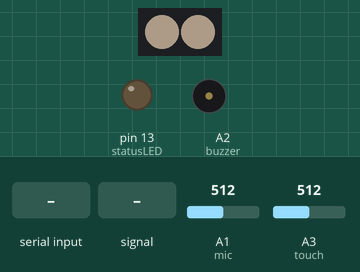
The sketch below on a simulated Arduino Uno, built with avr-gcc and run on an emulated ATmega328P. Shown: 2 RGB LEDs in strip order, left to right, output pins drawn as LEDs (lit = HIGH), buzzer (waves = sounding). The test bench sets the inputs (shaded band); at power-on: A1 (mic) = 512, A3 (touch) = 512. Dim RGB values are drawn brighter than linear; the strip is taken to match the declared colour order; random numbers use the default seed unless the sketch sets one; EEPROM starts erased.

Above: at 1.6 s.
1.7 s: "2" received over Serial
At 1.7 s:
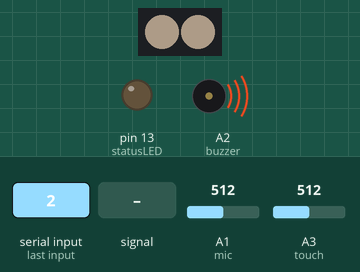
At 3.33 s:
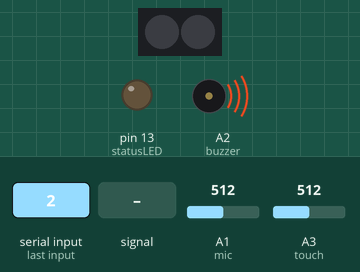
4.7 s: A1 (mic) fed a 200 Hz sine of ±81 counts around its level
At 5.8 s:
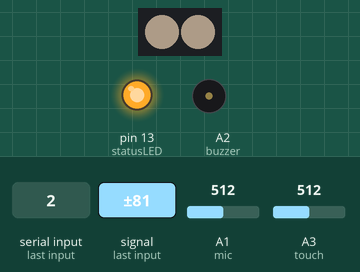
6.3 s: "1" received over Serial
Timing chart, 0 to 9.3 s (numbered marks = the images above; inputs shaded):
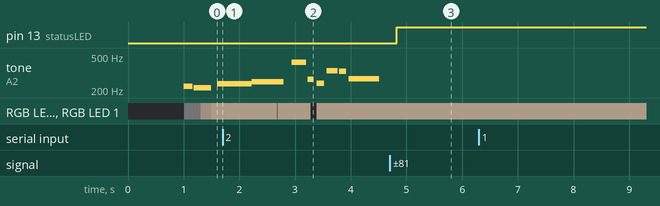

The sketch:

ArduWilsonWorkshop.ino
```cpp
#include "Adafruit_NeoPixel.h"
#include "pitches.h"
#include "SimpleTimer.h"
#include "EEPROM.h"

const int statusLED = 13;
const int mic = A1;
const int buzzer = A2;
const int touch = A3;

////////////////////////////////////////////////////////
const int toneRange[] = {500, 5000}; // 저음, 고음
int soundThreshold = 5; // 사운드 센서 민감도
int sleepDuration = 30000; // 대화가 없을 때 잠자기까지의 시간
////////////////////////////////////////////////////////

float soundValue = 0.0f;
int listeningCount = 0, finishCount = 0;
bool listening = false;
bool isRunning = false;
bool talking = false;
int checkSoundTimerId = -1;
int sleepTimerId = -1;

void say(int type);
void sing();

SimpleTimer timer, eyeTimer;

boolean playedMusic = true;
int normalVolume = 512;

void setup() {
  Serial.begin(9600);
  analogReference(EXTERNAL);
  randomSeed(analogRead(A0));
  pinMode(statusLED, OUTPUT);

  initEyes();
  timer.setInterval(2, checkTouching);
  timer.setInterval(25, checkSound);
}

void loop() {
  timer.run();
  eyeTimer.run();
}

void checkTouching() {
  if (isRunning) return;

  int t = analogRead(touch);

  if (t > 100) {
    isRunning = true;

    if (EEPROM.read(0) != 0) {
      delay(1000);
      sing();
      EEPROM.write(0, 0);
    } else {
      startSleepTimer();
    }

    openEyes();
  }
}

void checkSound() {
  if (talking || !isRunning) return;

  int v = abs(normalVolume - analogRead(mic));

  soundValue += (v - soundValue) * 0.02f;

  if (soundValue > soundThreshold) {
    listeningCount++;
    digitalWrite(statusLED, HIGH);

    finishCount = 0;
    deleteSleepTimer();
  } else {
    digitalWrite(statusLED, LOW);

    finishCount++;
    if (finishCount == 20) {
      if (listeningCount > 5) {
        Serial.println("[SAY]");
        sayRandom();
      }

      startSleepTimer();
    }
  }
}

void startSleepTimer() {
  deleteSleepTimer();
  sleepTimerId = timer.setTimeout(sleepDuration, goToSleep);
}

void deleteSleepTimer() {
  if (sleepTimerId != -1) {
    timer.deleteTimer(sleepTimerId);
    sleepTimerId = -1;
  }
}

void finishTalk() {
  listeningCount = 0;
  talking = false;
}

void goToSleep() {
  playedMusic = false;
  isRunning = false;
  closeEyes();
  pinMode(buzzer, INPUT);
}

void serialEvent() {
  char c = Serial.read();
  if (c == '1') {
    say(0);
  } else if (c == '2') {
    say(1);
  } else if (c == '3') {
    say(2);
  } else if (c == '4') {
    say(3);
  }
}
```

EyesControl.ino
```cpp
Adafruit_NeoPixel pixels = Adafruit_NeoPixel(2, 9, NEO_RGB + NEO_KHZ800);

int eyeTimerId = -1;
int tgBrightness, brightness;
bool blink = false;
uint32_t eyeColor = pixels.Color(255, 228, 200);

void initEyes() {
  pixels.begin();
  pixels.setBrightness(50);
  closeEyes();

  eyeTimerId = eyeTimer.setInterval(10, changeEyes);
  eyeTimer.setInterval(250, blinkControl);
}

void openEyes() {
  tgBrightness = 50;
  pixels.setPixelColor(0, eyeColor);
  pixels.setPixelColor(1, eyeColor);
  pixels.show();
}

void closeEyes() {
  tgBrightness = 0;

  pixels.clear();
  pixels.show();
}

void blinkControl() {
  if (random(10) < 1) {
    blink = true;

    int duration = random(50, 100);
    eyeTimer.setTimeout(duration, resetBlink);
  }
}

void resetBlink() {
  blink = false;
}

void changeEyes() {
  if (tgBrightness < brightness) {
    brightness--;
  } else if (tgBrightness > brightness) {
    brightness++;
  }

  if (blink) {
    pixels.setBrightness(0);
  } else {
    pixels.setBrightness(brightness);
  }

  pixels.setPixelColor(0, eyeColor);
  pixels.setPixelColor(1, eyeColor);
  pixels.show();
}
```

Music.ino
```cpp
int singTimer = -1;
int thisNote = 0;

void sing() {
  thisNote = 0;
  talking = true;
  happyBirthday();
}

void happyBirthday() {
  static int melody[] = {
    NOTE_G3, NOTE_G3, NOTE_A3, NOTE_G3, NOTE_C4, NOTE_C4, NOTE_B3,
    NOTE_G3, NOTE_G3, NOTE_A3, NOTE_G3, NOTE_D4, NOTE_D4, NOTE_C4,
    NOTE_G3, NOTE_G3, NOTE_G4, NOTE_E4, NOTE_C4, NOTE_C4, NOTE_B3, NOTE_B3, NOTE_A3,
    NOTE_F4, NOTE_F4, NOTE_E4, NOTE_C4, NOTE_D4, NOTE_D4, NOTE_C4
  };

  static uint8_t noteDurations[] = {
    4, 8, 2, 2, 4, 8, 1,
    4, 8, 2, 2, 4, 8, 1,
    4, 8, 2, 2, 4, 8, 4, 8, 1,
    4, 8, 2, 2, 4, 8, 1
  };

  static int count = sizeof(noteDurations);

  noTone(buzzer);

  int noteDuration = 500 / noteDurations[thisNote];
  noteDuration += random(100);
  int ran = -50 + random(100);
  tone(buzzer, melody[thisNote] + ran, noteDuration);

  int pauseBetweenNotes = noteDuration;
  pauseBetweenNotes += random(100);
  pauseBetweenNotes *= 1.10;

  if (thisNote < count - 1) {
    thisNote++;
    singTimer = timer.setTimeout(pauseBetweenNotes, happyBirthday);
  } else {
    thisNote = 0;
    talking = false;
  }
}
```

TalkFunctions.ino
```cpp
int sayTimer = -1;
int words = 0;
int currentWord = 0;
int charCount = 0;
int charIndex = 0;

void sayRandom() {
  int ran = random(10);
  say(ran);
}

void say(int type = 0) {
  talking = true;

  stopSaying();
  openEyes();

  switch (type) {
    case 0 : question(); break;
    case 1 : wow(); break;
    case 2 : sad(); break;
    default : sayWords();
  }
}

void sayWords() {
  words = listeningCount / 50;
  int r = random(10);
  if (r < 2) words *= 0.5;
  else if (r < 3) words *= 1.5;
  words = constrain(words, 1, 5);

  currentWord = 0;
  charIndex = -1;

  nextWordSound();
}

void nextWordSound() {
  if (charIndex == -1) {
    charCount = random(10, 30);
  }

  int ran = random(toneRange[0], toneRange[1]);
  int d = random(10, 40);

  tone(buzzer, ran, d);
  charIndex++;

  if (charIndex >= charCount) {
    currentWord++;
    charIndex = -1;
    d += random(50, 200);
  }

  if (words >= currentWord) {
    sayTimer = timer.setTimeout(d, nextWordSound);
  } else {
    sayTimer = -1;
    noTone(buzzer);
    finishTalk();
  }
}

void question() {
  int start = random(toneRange[0], toneRange[0] + 1000);
  int end = start + random(300, 500);

  start = constrain(start, toneRange[0], toneRange[1]);
  end = constrain(end, toneRange[0], toneRange[1]);

  for (int i = start; i < end; i++) {
    tone(buzzer, i);
    delay(1);
  }

  noTone(buzzer);
  finishTalk();
}

void wow() {
  int start = random(toneRange[0], toneRange[0] + 1000);
  int end = start + random(400, 700);

  start = constrain(start, toneRange[0], toneRange[1]);
  end = constrain(end, toneRange[0], toneRange[1]);

  for (int i = start; i < end; i+=2) {
    tone(buzzer, i);
    delay(1);
  }
  for (int i = end; i >= start; i-=3) {
    tone(buzzer, i);
    delay(1);
  }

  noTone(buzzer);
  finishTalk();
}

void sad() {
  int start = random(toneRange[1], toneRange[1] - 1000);
  int end = start - random(300, 500);

  start = constrain(start, toneRange[0], toneRange[1]);
  end = constrain(end, toneRange[0], toneRange[1]);

  for (int i = start; i < end; i++) {
    tone(buzzer, i);
    delay(2);
  }

  noTone(buzzer);
  finishTalk();
}

void stopSaying() {
  if (sayTimer != -1) {
    timer.deleteTimer(sayTimer);
    sayTimer = -1;
  }
}
```

pitches.h
```cpp
/*************************************************
 * Public Constants
 *************************************************/

#define NOTE_B0  31
#define NOTE_C1  33
#define NOTE_CS1 35
#define NOTE_D1  37
#define NOTE_DS1 39
#define NOTE_E1  41
#define NOTE_F1  44
#define NOTE_FS1 46
#define NOTE_G1  49
#define NOTE_GS1 52
#define NOTE_A1  55
#define NOTE_AS1 58
#define NOTE_B1  62
#define NOTE_C2  65
#define NOTE_CS2 69
#define NOTE_D2  73
#define NOTE_DS2 78
#define NOTE_E2  82
#define NOTE_F2  87
#define NOTE_FS2 93
#define NOTE_G2  98
#define NOTE_GS2 104
#define NOTE_A2  110
#define NOTE_AS2 117
#define NOTE_B2  123
#define NOTE_C3  131
#define NOTE_CS3 139
#define NOTE_D3  147
#define NOTE_DS3 156
#define NOTE_E3  165
#define NOTE_F3  175
#define NOTE_FS3 185
#define NOTE_G3  196
#define NOTE_GS3 208
#define NOTE_A3  220
#define NOTE_AS3 233
#define NOTE_B3  247
#define NOTE_C4  262
#define NOTE_CS4 277
#define NOTE_D4  294
#define NOTE_DS4 311
#define NOTE_E4  330
#define NOTE_F4  349
#define NOTE_FS4 370
#define NOTE_G4  392
#define NOTE_GS4 415
#define NOTE_A4  440
#define NOTE_AS4 466
#define NOTE_B4  494
#define NOTE_C5  523
#define NOTE_CS5 554
#define NOTE_D5  587
#define NOTE_DS5 622
#define NOTE_E5  659
#define NOTE_F5  698
#define NOTE_FS5 740
#define NOTE_G5  784
#define NOTE_GS5 831
#define NOTE_A5  880
#define NOTE_AS5 932
#define NOTE_B5  988
#define NOTE_C6  1047
#define NOTE_CS6 1109
#define NOTE_D6  1175
#define NOTE_DS6 1245
#define NOTE_E6  1319
#define NOTE_F6  1397
#define NOTE_FS6 1480
#define NOTE_G6  1568
#define NOTE_GS6 1661
#define NOTE_A6  1760
#define NOTE_AS6 1865
#define NOTE_B6  1976
#define NOTE_C7  2093
#define NOTE_CS7 2217
#define NOTE_D7  2349
#define NOTE_DS7 2489
#define NOTE_E7  2637
#define NOTE_F7  2794
#define NOTE_FS7 2960
#define NOTE_G7  3136
#define NOTE_GS7 3322
#define NOTE_A7  3520
#define NOTE_AS7 3729
#define NOTE_B7  3951
#define NOTE_C8  4186
#define NOTE_CS8 4435
#define NOTE_D8  4699
#define NOTE_DS8 4978
```

Measured:
- after the input at 1.7 s, RGB LED 0, RGB LED 1: RGB(50, 45, 39) → off after 0.98 s, → RGB(50, 45, 39) 0.01 s later, → off 0.59 s later, → RGB(50, 45, 39) 0.11 s later
- after the input at 4.7 s, pin 13 (statusLED): LOW → HIGH after 0.13 s
- by itself, tone on A2 (buzzer): plays 250 Hz for 0.57 s, 421 Hz for 0.26 s, 269 Hz for 0.10 s, 240 Hz for 0.13 s, 335 Hz for 0.19 s, 331 Hz for 0.13 s … (7 notes in this stretch)
